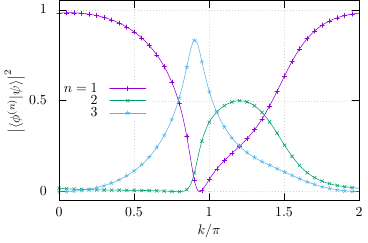

The script that saved this image:
unset multiplot
reset
load 'moreland.gp'
eval setdef('tex','0')

output='ssh3-overlap'
if (tex == 1) {
  set lmargin at screen 0
  set rmargin at screen 1
  set bmargin at screen 0
  set tmargin at screen 1
  set term lua tikz standalone createstyle size 3in,2in  #fontscale 0.6
  set output output.'.tex'
}

fn='ssh3-overlap'
dat=fn.'.dat'
par=fn.'.par'
load par

###
# do stuff

set xlabel '$k/\pi$'
set ylabel '$\left| \langle \phi^{(n)} | \psi\rangle \right|^2$'
set xrange [0:2]
set yrange [-0.05:1.05]
set ytics 0,0.5,1
set xtics 0,0.5,2

set grid xtics ytics
set key left center

p for [b=1:3] dat u ($1/pi):(column(1+b)) w linesp pi 10 tit sprintf( b == 1 ? '$n = %d$' : '$%d$', b)

#
###

if (tex == 1){
  unset output
  set term wxt
  build = buildtex(output)
  print '"eval build" to build and preview'
} else {
  #print "press enter to continue"
  #pause -1
}
